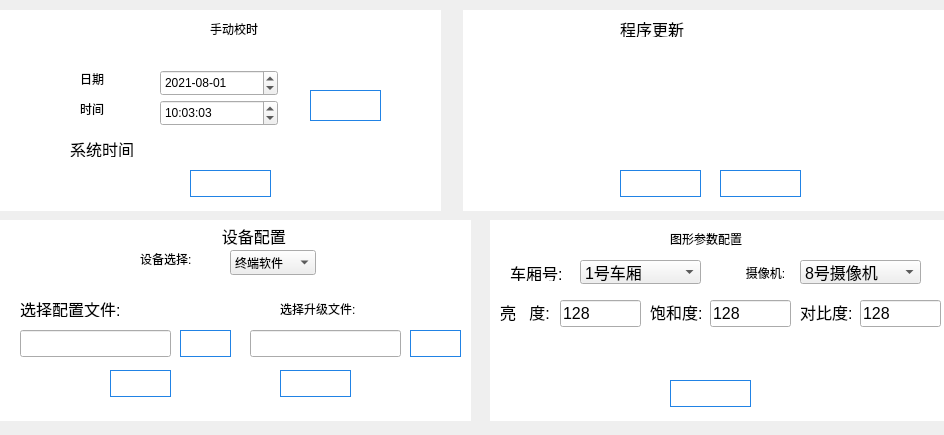
  <widget class="QWidget" name="deviceManagewidget" native="true">
   <property name="geometry">
    <rect>
     <x>40</x>
     <y>140</y>
     <width>944</width>
     <height>435</height>
    </rect>
   </property>
   <widget class="QLineEdit" name="configFileDisplayLineEdit_2">
    <property name="geometry">
     <rect>
      <x>250</x>
      <y>330</y>
      <width>151</width>
      <height>27</height>
     </rect>
    </property>
    <property name="font">
     <font>
      <pointsize>12</pointsize>
     </font>
    </property>
   </widget>
   <widget class="QLineEdit" name="configFileDisplayLineEdit">
    <property name="geometry">
     <rect>
      <x>20</x>
      <y>330</y>
      <width>151</width>
      <height>27</height>
     </rect>
    </property>
    <property name="font">
     <font>
      <pointsize>12</pointsize>
     </font>
    </property>
   </widget>
   <widget class="QLineEdit" name="brightnessLineEdit">
    <property name="geometry">
     <rect>
      <x>560</x>
      <y>300</y>
      <width>81</width>
      <height>27</height>
     </rect>
    </property>
    <property name="font">
     <font>
      <pointsize>12</pointsize>
     </font>
    </property>
    <property name="text">
     <string>128</string>
    </property>
   </widget>
   <widget class="QLabel" name="carriageLabel">
    <property name="geometry">
     <rect>
      <x>510</x>
      <y>264</y>
      <width>51</width>
      <height>17</height>
     </rect>
    </property>
    <property name="font">
     <font>
      <pointsize>12</pointsize>
     </font>
    </property>
    <property name="styleSheet">
     <string notr="true">background-color: rgb(255, 255, 255);</string>
    </property>
    <property name="text">
     <string>车厢号:</string>
    </property>
   </widget>
   <widget class="QPushButton" name="configFilelookPushButton">
    <property name="geometry">
     <rect>
      <x>180</x>
      <y>330</y>
      <width>51</width>
      <height>27</height>
     </rect>
    </property>
    <property name="font">
     <font>
      <pointsize>12</pointsize>
     </font>
    </property>
    <property name="styleSheet">
     <string notr="true">color: rgb(255, 255, 255);
background-image: url(:/res/anniubk.png);
border-color: rgb(33, 131, 229);
border-width: 1px;
border-style: solid;</string>
    </property>
    <property name="text">
     <string>浏览</string>
    </property>
   </widget>
   <widget class="QComboBox" name="carriageSelectionComboBox">
    <property name="enabled">
     <bool>true</bool>
    </property>
    <property name="geometry">
     <rect>
      <x>580</x>
      <y>260</y>
      <width>121</width>
      <height>24</height>
     </rect>
    </property>
    <property name="font">
     <font>
      <pointsize>12</pointsize>
     </font>
    </property>
    <property name="currentIndex">
     <number>0</number>
    </property>
    <property name="minimumContentsLength">
     <number>0</number>
    </property>
    <item>
     <property name="text">
      <string>1号车厢</string>
     </property>
    </item>
    <item>
     <property name="text">
      <string>8号车厢</string>
     </property>
    </item>
   </widget>
   <widget class="QComboBox" name="cameraSelectionComboBox">
    <property name="enabled">
     <bool>true</bool>
    </property>
    <property name="geometry">
     <rect>
      <x>800</x>
      <y>260</y>
      <width>121</width>
      <height>24</height>
     </rect>
    </property>
    <property name="font">
     <font>
      <pointsize>12</pointsize>
     </font>
    </property>
    <property name="currentIndex">
     <number>0</number>
    </property>
    <item>
     <property name="text">
      <string>8号摄像机</string>
     </property>
    </item>
    <item>
     <property name="text">
      <string>9号摄像机</string>
     </property>
    </item>
   </widget>
   <widget class="QLineEdit" name="contrastLineEdit">
    <property name="geometry">
     <rect>
      <x>860</x>
      <y>300</y>
      <width>81</width>
      <height>27</height>
     </rect>
    </property>
    <property name="font">
     <font>
      <pointsize>12</pointsize>
     </font>
    </property>
    <property name="text">
     <string>128</string>
    </property>
   </widget>
   <widget class="QLabel" name="label_13">
    <property name="geometry">
     <rect>
      <x>490</x>
      <y>220</y>
      <width>455</width>
      <height>201</height>
     </rect>
    </property>
    <property name="styleSheet">
     <string notr="true">background-color: rgb(255, 255, 255);</string>
    </property>
    <property name="text">
     <string/>
    </property>
   </widget>
   <widget class="QLabel" name="label_9">
    <property name="geometry">
     <rect>
      <x>210</x>
      <y>20</y>
      <width>67</width>
      <height>17</height>
     </rect>
    </property>
    <property name="text">
     <string>手动校时</string>
    </property>
   </widget>
   <widget class="QPushButton" name="timeAdjustPushButton">
    <property name="geometry">
     <rect>
      <x>190</x>
      <y>170</y>
      <width>81</width>
      <height>27</height>
     </rect>
    </property>
    <property name="styleSheet">
     <string notr="true">color: rgb(255, 255, 255);
background-image: url(:/res/anniubk.png);
border-color: rgb(33, 131, 229);
border-width: 1px;
border-style: solid;</string>
    </property>
    <property name="text">
     <string>校  时</string>
    </property>
   </widget>
   <widget class="QPushButton" name="configFileIOutPushButton">
    <property name="geometry">
     <rect>
      <x>280</x>
      <y>370</y>
      <width>71</width>
      <height>27</height>
     </rect>
    </property>
    <property name="font">
     <font>
      <pointsize>12</pointsize>
     </font>
    </property>
    <property name="styleSheet">
     <string notr="true">color: rgb(255, 255, 255);
background-image: url(:/res/anniubk.png);
border-color: rgb(33, 131, 229);
border-width: 1px;
border-style: solid;</string>
    </property>
    <property name="text">
     <string>导出日志</string>
    </property>
   </widget>
   <widget class="QLabel" name="label_15">
    <property name="geometry">
     <rect>
      <x>670</x>
      <y>230</y>
      <width>101</width>
      <height>17</height>
     </rect>
    </property>
    <property name="text">
     <string>图形参数配置</string>
    </property>
   </widget>
   <widget class="QComboBox" name="comboBox">
    <property name="geometry">
     <rect>
      <x>230</x>
      <y>250</y>
      <width>86</width>
      <height>25</height>
     </rect>
    </property>
    <item>
     <property name="text">
      <string>终端软件</string>
     </property>
    </item>
   </widget>
   <widget class="QLineEdit" name="saturationLineEdit">
    <property name="geometry">
     <rect>
      <x>710</x>
      <y>300</y>
      <width>81</width>
      <height>27</height>
     </rect>
    </property>
    <property name="font">
     <font>
      <pointsize>12</pointsize>
     </font>
    </property>
    <property name="text">
     <string>128</string>
    </property>
   </widget>
   <widget class="QPushButton" name="imageParamSetPushButton">
    <property name="geometry">
     <rect>
      <x>670</x>
      <y>380</y>
      <width>81</width>
      <height>27</height>
     </rect>
    </property>
    <property name="font">
     <font>
      <pointsize>12</pointsize>
     </font>
    </property>
    <property name="styleSheet">
     <string notr="true">color: rgb(255, 255, 255);
background-image: url(:/res/anniubk.png);
border-color: rgb(33, 131, 229);
border-width: 1px;
border-style: solid;</string>
    </property>
    <property name="text">
     <string>设置参数</string>
    </property>
   </widget>
   <widget class="QLabel" name="systimeAdjustLabel">
    <property name="geometry">
     <rect>
      <x>330</x>
      <y>140</y>
      <width>91</width>
      <height>21</height>
     </rect>
    </property>
    <property name="text">
     <string/>
    </property>
   </widget>
   <widget class="QLabel" name="saturationLabel">
    <property name="geometry">
     <rect>
      <x>650</x>
      <y>300</y>
      <width>52</width>
      <height>24</height>
     </rect>
    </property>
    <property name="font">
     <font>
      <pointsize>12</pointsize>
     </font>
    </property>
    <property name="styleSheet">
     <string notr="true">background-color: rgb(255, 255, 255);</string>
    </property>
    <property name="text">
     <string>饱和度:</string>
    </property>
   </widget>
   <widget class="QLabel" name="label_11">
    <property name="geometry">
     <rect>
      <x>0</x>
      <y>220</y>
      <width>471</width>
      <height>201</height>
     </rect>
    </property>
    <property name="styleSheet">
     <string notr="true"> #label_11 { 
    background-color: rgb(255, 255, 255);
  } 
 #label_11 * { 
     background-color:; 
 }</string>
    </property>
    <property name="text">
     <string/>
    </property>
   </widget>
   <widget class="QLabel" name="brightnessLabel">
    <property name="geometry">
     <rect>
      <x>500</x>
      <y>300</y>
      <width>51</width>
      <height>24</height>
     </rect>
    </property>
    <property name="font">
     <font>
      <pointsize>12</pointsize>
     </font>
    </property>
    <property name="styleSheet">
     <string notr="true">background-color: rgb(255, 255, 255);</string>
    </property>
    <property name="text">
     <string>亮   度:</string>
    </property>
   </widget>
   <widget class="QPushButton" name="clientRebootPushButton">
    <property name="geometry">
     <rect>
      <x>720</x>
      <y>170</y>
      <width>81</width>
      <height>27</height>
     </rect>
    </property>
    <property name="font">
     <font>
      <pointsize>12</pointsize>
     </font>
    </property>
    <property name="styleSheet">
     <string notr="true">color: rgb(255, 255, 255);
background-image: url(:/res/anniubk.png);
border-color: rgb(33, 131, 229);
border-width: 1px;
border-style: solid;</string>
    </property>
    <property name="text">
     <string>重启客户端</string>
    </property>
   </widget>
   <widget class="QPushButton" name="configFilelookPushButton_2">
    <property name="geometry">
     <rect>
      <x>410</x>
      <y>330</y>
      <width>51</width>
      <height>27</height>
     </rect>
    </property>
    <property name="font">
     <font>
      <pointsize>12</pointsize>
     </font>
    </property>
    <property name="styleSheet">
     <string notr="true">color: rgb(255, 255, 255);
background-image: url(:/res/anniubk.png);
border-color: rgb(33, 131, 229);
border-width: 1px;
border-style: solid;</string>
    </property>
    <property name="text">
     <string>浏览</string>
    </property>
   </widget>
   <widget class="QLabel" name="configFileSelectionLabel">
    <property name="geometry">
     <rect>
      <x>20</x>
      <y>300</y>
      <width>101</width>
      <height>17</height>
     </rect>
    </property>
    <property name="font">
     <font>
      <pointsize>12</pointsize>
     </font>
    </property>
    <property name="styleSheet">
     <string notr="true">background-color: rgb(255, 255, 255);</string>
    </property>
    <property name="text">
     <string>选择配置文件:</string>
    </property>
   </widget>
   <widget class="QLabel" name="label_6">
    <property name="geometry">
     <rect>
      <x>80</x>
      <y>70</y>
      <width>67</width>
      <height>17</height>
     </rect>
    </property>
    <property name="text">
     <string>日期</string>
    </property>
   </widget>
   <widget class="QLabel" name="cameraLabel">
    <property name="geometry">
     <rect>
      <x>736</x>
      <y>264</y>
      <width>61</width>
      <height>17</height>
     </rect>
    </property>
    <property name="styleSheet">
     <string notr="true">background-color: rgb(255, 255, 255);</string>
    </property>
    <property name="text">
     <string>   摄像机:</string>
    </property>
   </widget>
   <widget class="QTimeEdit" name="timeEdit">
    <property name="geometry">
     <rect>
      <x>160</x>
      <y>100</y>
      <width>118</width>
      <height>26</height>
     </rect>
    </property>
    <property name="dateTime">
     <datetime>
      <hour>10</hour>
      <minute>3</minute>
      <second>3</second>
      <year>2000</year>
      <month>1</month>
      <day>1</day>
     </datetime>
    </property>
    <property name="displayFormat">
     <string>hh:mm:ss</string>
    </property>
   </widget>
   <widget class="QLabel" name="label_14">
    <property name="geometry">
     <rect>
      <x>463</x>
      <y>10</y>
      <width>481</width>
      <height>201</height>
     </rect>
    </property>
    <property name="styleSheet">
     <string notr="true"> #label_14 { 
    background-color: rgb(255, 255, 255);
  } 
 #label_14 * { 
     background-color:; 
 }</string>
    </property>
    <property name="text">
     <string/>
    </property>
   </widget>
   <widget class="QLabel" name="contrastLabel">
    <property name="geometry">
     <rect>
      <x>800</x>
      <y>300</y>
      <width>52</width>
      <height>24</height>
     </rect>
    </property>
    <property name="font">
     <font>
      <pointsize>12</pointsize>
     </font>
    </property>
    <property name="styleSheet">
     <string notr="true">background-color: rgb(255, 255, 255);</string>
    </property>
    <property name="text">
     <string>对比度:</string>
    </property>
   </widget>
   <widget class="QPushButton" name="configFileImportPushButton">
    <property name="geometry">
     <rect>
      <x>110</x>
      <y>370</y>
      <width>61</width>
      <height>27</height>
     </rect>
    </property>
    <property name="font">
     <font>
      <pointsize>12</pointsize>
     </font>
    </property>
    <property name="styleSheet">
     <string notr="true">color: rgb(255, 255, 255);
background-image: url(:/res/anniubk.png);
border-color: rgb(33, 131, 229);
border-width: 1px;
border-style: solid;</string>
    </property>
    <property name="text">
     <string>导入</string>
    </property>
   </widget>
   <widget class="QLabel" name="sysDataAdjustLabel">
    <property name="geometry">
     <rect>
      <x>160</x>
      <y>140</y>
      <width>161</width>
      <height>21</height>
     </rect>
    </property>
    <property name="font">
     <font>
      <pointsize>10</pointsize>
     </font>
    </property>
    <property name="styleSheet">
     <string notr="true"/>
    </property>
    <property name="text">
     <string/>
    </property>
   </widget>
   <widget class="QLabel" name="devConfigLabel">
    <property name="geometry">
     <rect>
      <x>40</x>
      <y>220</y>
      <width>431</width>
      <height>31</height>
     </rect>
    </property>
    <property name="font">
     <font>
      <pointsize>12</pointsize>
     </font>
    </property>
    <property name="styleSheet">
     <string notr="true"/>
    </property>
    <property name="text">
     <string>                                         设备配置</string>
    </property>
   </widget>
   <widget class="QLabel" name="label_10">
    <property name="geometry">
     <rect>
      <x>0</x>
      <y>10</y>
      <width>441</width>
      <height>201</height>
     </rect>
    </property>
    <property name="font">
     <font>
      <pointsize>10</pointsize>
     </font>
    </property>
    <property name="styleSheet">
     <string notr="true"> #label_10 { 
    background-color: rgb(255, 255, 255);
  } 
 #label_10 * { 
     background-color:; 
 }</string>
    </property>
    <property name="text">
     <string/>
    </property>
   </widget>
   <widget class="QLabel" name="updateStatusLabel">
    <property name="geometry">
     <rect>
      <x>620</x>
      <y>20</y>
      <width>71</width>
      <height>17</height>
     </rect>
    </property>
    <property name="font">
     <font>
      <pointsize>12</pointsize>
     </font>
    </property>
    <property name="styleSheet">
     <string notr="true">background-color: rgb(255, 255, 255);</string>
    </property>
    <property name="text">
     <string>程序更新</string>
    </property>
   </widget>
   <widget class="QDateEdit" name="dateEdit">
    <property name="geometry">
     <rect>
      <x>160</x>
      <y>70</y>
      <width>118</width>
      <height>26</height>
     </rect>
    </property>
    <property name="dateTime">
     <datetime>
      <hour>0</hour>
      <minute>0</minute>
      <second>0</second>
      <year>2021</year>
      <month>8</month>
      <day>1</day>
     </datetime>
    </property>
    <property name="maximumTime">
     <time>
      <hour>23</hour>
      <minute>59</minute>
      <second>59</second>
     </time>
    </property>
    <property name="displayFormat">
     <string>yyyy-MM-dd</string>
    </property>
   </widget>
   <widget class="QLabel" name="label_18">
    <property name="geometry">
     <rect>
      <x>140</x>
      <y>250</y>
      <width>67</width>
      <height>17</height>
     </rect>
    </property>
    <property name="text">
     <string>设备选择:</string>
    </property>
   </widget>
   <widget class="QLabel" name="label_19">
    <property name="geometry">
     <rect>
      <x>280</x>
      <y>300</y>
      <width>101</width>
      <height>17</height>
     </rect>
    </property>
    <property name="text">
     <string>选择升级文件:</string>
    </property>
   </widget>
   <widget class="QLabel" name="label_5">
    <property name="geometry">
     <rect>
      <x>70</x>
      <y>140</y>
      <width>67</width>
      <height>17</height>
     </rect>
    </property>
    <property name="font">
     <font>
      <pointsize>12</pointsize>
     </font>
    </property>
    <property name="text">
     <string>系统时间</string>
    </property>
   </widget>
   <widget class="QLabel" name="label_12">
    <property name="geometry">
     <rect>
      <x>80</x>
      <y>100</y>
      <width>67</width>
      <height>17</height>
     </rect>
    </property>
    <property name="text">
     <string>时间</string>
    </property>
   </widget>
   <widget class="QPushButton" name="updateBeginPushButton">
    <property name="geometry">
     <rect>
      <x>620</x>
      <y>170</y>
      <width>81</width>
      <height>27</height>
     </rect>
    </property>
    <property name="font">
     <font>
      <pointsize>12</pointsize>
     </font>
    </property>
    <property name="styleSheet">
     <string notr="true">color: rgb(255, 255, 255);
background-image: url(:/res/anniubk.png);
border-color: rgb(33, 131, 229);
border-width: 1px;
border-style: solid;</string>
    </property>
    <property name="text">
     <string>开始更新</string>
    </property>
   </widget>
   <widget class="QPushButton" name="timeSetPushButton">
    <property name="geometry">
     <rect>
      <x>310</x>
      <y>90</y>
      <width>71</width>
      <height>31</height>
     </rect>
    </property>
    <property name="font">
     <font>
      <pointsize>12</pointsize>
     </font>
    </property>
    <property name="styleSheet">
     <string notr="true">color: rgb(255, 255, 255);
background-image: url(:/res/anniubk.png);
border-color: rgb(33, 131, 229);
border-width: 1px;
border-style: solid;</string>
    </property>
    <property name="text">
     <string>确定</string>
    </property>
   </widget>
   <zorder>label_13</zorder>
   <zorder>label_15</zorder>
   <zorder>saturationLineEdit</zorder>
   <zorder>imageParamSetPushButton</zorder>
   <zorder>systimeAdjustLabel</zorder>
   <zorder>saturationLabel</zorder>
   <zorder>label_11</zorder>
   <zorder>brightnessLabel</zorder>
   <zorder>configFilelookPushButton_2</zorder>
   <zorder>configFileSelectionLabel</zorder>
   <zorder>cameraLabel</zorder>
   <zorder>label_14</zorder>
   <zorder>contrastLabel</zorder>
   <zorder>configFileImportPushButton</zorder>
   <zorder>devConfigLabel</zorder>
   <zorder>label_10</zorder>
   <zorder>updateStatusLabel</zorder>
   <zorder>dateEdit</zorder>
   <zorder>label_18</zorder>
   <zorder>label_19</zorder>
   <zorder>label_5</zorder>
   <zorder>updateBeginPushButton</zorder>
   <zorder>timeSetPushButton</zorder>
   <zorder>brightnessLineEdit</zorder>
   <zorder>cameraSelectionComboBox</zorder>
   <zorder>carriageLabel</zorder>
   <zorder>carriageSelectionComboBox</zorder>
   <zorder>clientRebootPushButton</zorder>
   <zorder>comboBox</zorder>
   <zorder>configFileDisplayLineEdit</zorder>
   <zorder>configFileDisplayLineEdit_2</zorder>
   <zorder>configFileIOutPushButton</zorder>
   <zorder>configFilelookPushButton</zorder>
   <zorder>contrastLineEdit</zorder>
   <zorder>label_12</zorder>
   <zorder>label_6</zorder>
   <zorder>label_9</zorder>
   <zorder>sysDataAdjustLabel</zorder>
   <zorder>timeAdjustPushButton</zorder>
   <zorder>timeEdit</zorder>
  </widget>
